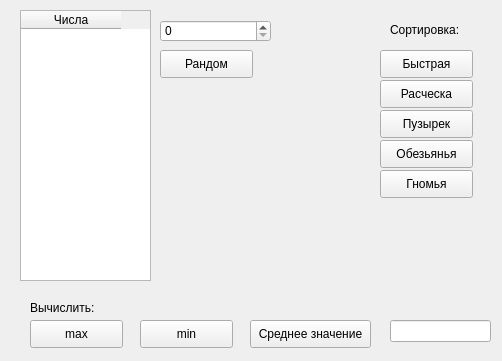
<?xml version="1.0" encoding="UTF-8"?>
<ui version="4.0">
 <class>Widget</class>
 <widget class="QWidget" name="Widget">
  <property name="geometry">
   <rect>
    <x>0</x>
    <y>0</y>
    <width>502</width>
    <height>361</height>
   </rect>
  </property>
  <property name="windowTitle">
   <string>Widget</string>
  </property>
  <widget class="QTableWidget" name="tableWidget">
   <property name="geometry">
    <rect>
     <x>20</x>
     <y>10</y>
     <width>131</width>
     <height>271</height>
    </rect>
   </property>
   <column>
    <property name="text">
     <string>Числа</string>
    </property>
   </column>
  </widget>
  <widget class="QSpinBox" name="spinBox">
   <property name="geometry">
    <rect>
     <x>160</x>
     <y>20</y>
     <width>111</width>
     <height>22</height>
    </rect>
   </property>
   <property name="maximum">
    <number>200</number>
   </property>
  </widget>
  <widget class="QLabel" name="countLabel">
   <property name="geometry">
    <rect>
     <x>30</x>
     <y>300</y>
     <width>81</width>
     <height>16</height>
    </rect>
   </property>
   <property name="text">
    <string>Вычислить:</string>
   </property>
  </widget>
  <widget class="QLineEdit" name="countEdit">
   <property name="geometry">
    <rect>
     <x>390</x>
     <y>320</y>
     <width>101</width>
     <height>22</height>
    </rect>
   </property>
  </widget>
  <widget class="QPushButton" name="maxButton">
   <property name="geometry">
    <rect>
     <x>30</x>
     <y>320</y>
     <width>93</width>
     <height>28</height>
    </rect>
   </property>
   <property name="text">
    <string>max</string>
   </property>
  </widget>
  <widget class="QPushButton" name="minButton">
   <property name="geometry">
    <rect>
     <x>140</x>
     <y>320</y>
     <width>93</width>
     <height>28</height>
    </rect>
   </property>
   <property name="text">
    <string>min</string>
   </property>
  </widget>
  <widget class="QPushButton" name="srzButton">
   <property name="geometry">
    <rect>
     <x>250</x>
     <y>320</y>
     <width>121</width>
     <height>28</height>
    </rect>
   </property>
   <property name="text">
    <string>Среднее значение</string>
   </property>
  </widget>
  <widget class="QPushButton" name="randomButton">
   <property name="geometry">
    <rect>
     <x>160</x>
     <y>50</y>
     <width>93</width>
     <height>28</height>
    </rect>
   </property>
   <property name="text">
    <string>Рандом</string>
   </property>
  </widget>
  <widget class="QLabel" name="sortLabel">
   <property name="geometry">
    <rect>
     <x>390</x>
     <y>20</y>
     <width>81</width>
     <height>20</height>
    </rect>
   </property>
   <property name="text">
    <string>Сортировка:</string>
   </property>
  </widget>
  <widget class="QPushButton" name="fastSortButton">
   <property name="geometry">
    <rect>
     <x>380</x>
     <y>50</y>
     <width>93</width>
     <height>28</height>
    </rect>
   </property>
   <property name="text">
    <string>Быстрая</string>
   </property>
  </widget>
  <widget class="QPushButton" name="hairbrushSortButton">
   <property name="geometry">
    <rect>
     <x>380</x>
     <y>80</y>
     <width>93</width>
     <height>28</height>
    </rect>
   </property>
   <property name="text">
    <string>Расческа</string>
   </property>
  </widget>
  <widget class="QPushButton" name="bubbleSortButton">
   <property name="geometry">
    <rect>
     <x>380</x>
     <y>110</y>
     <width>93</width>
     <height>28</height>
    </rect>
   </property>
   <property name="text">
    <string>Пузырек</string>
   </property>
  </widget>
  <widget class="QPushButton" name="monkeSortButton">
   <property name="geometry">
    <rect>
     <x>380</x>
     <y>140</y>
     <width>93</width>
     <height>28</height>
    </rect>
   </property>
   <property name="text">
    <string>Обезьянья</string>
   </property>
  </widget>
  <widget class="QPushButton" name="gnomeSortButton">
   <property name="geometry">
    <rect>
     <x>380</x>
     <y>170</y>
     <width>93</width>
     <height>28</height>
    </rect>
   </property>
   <property name="text">
    <string>Гномья</string>
   </property>
  </widget>
 </widget>
 <layoutdefault spacing="6" margin="11"/>
 <resources/>
 <connections/>
</ui>
